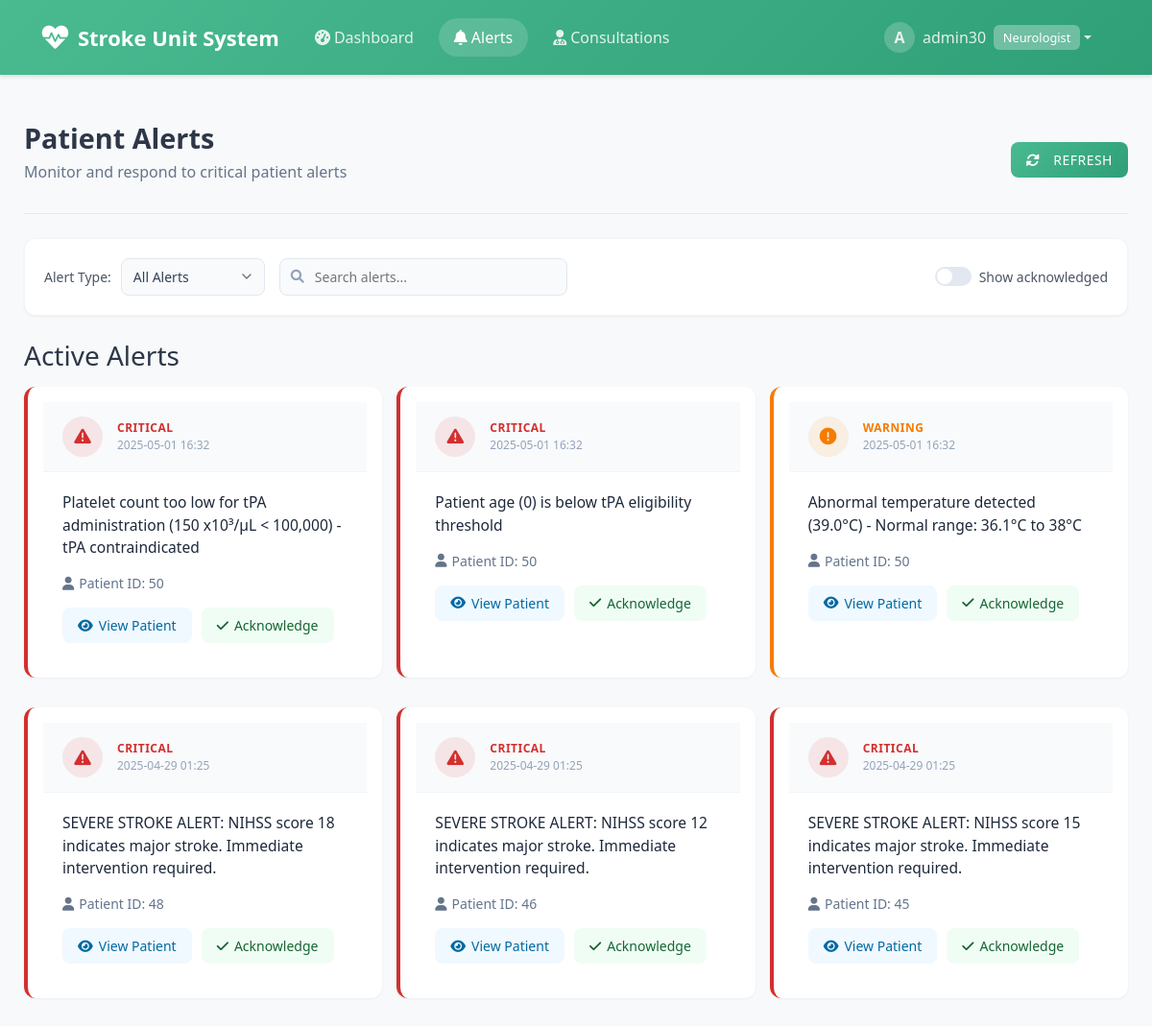
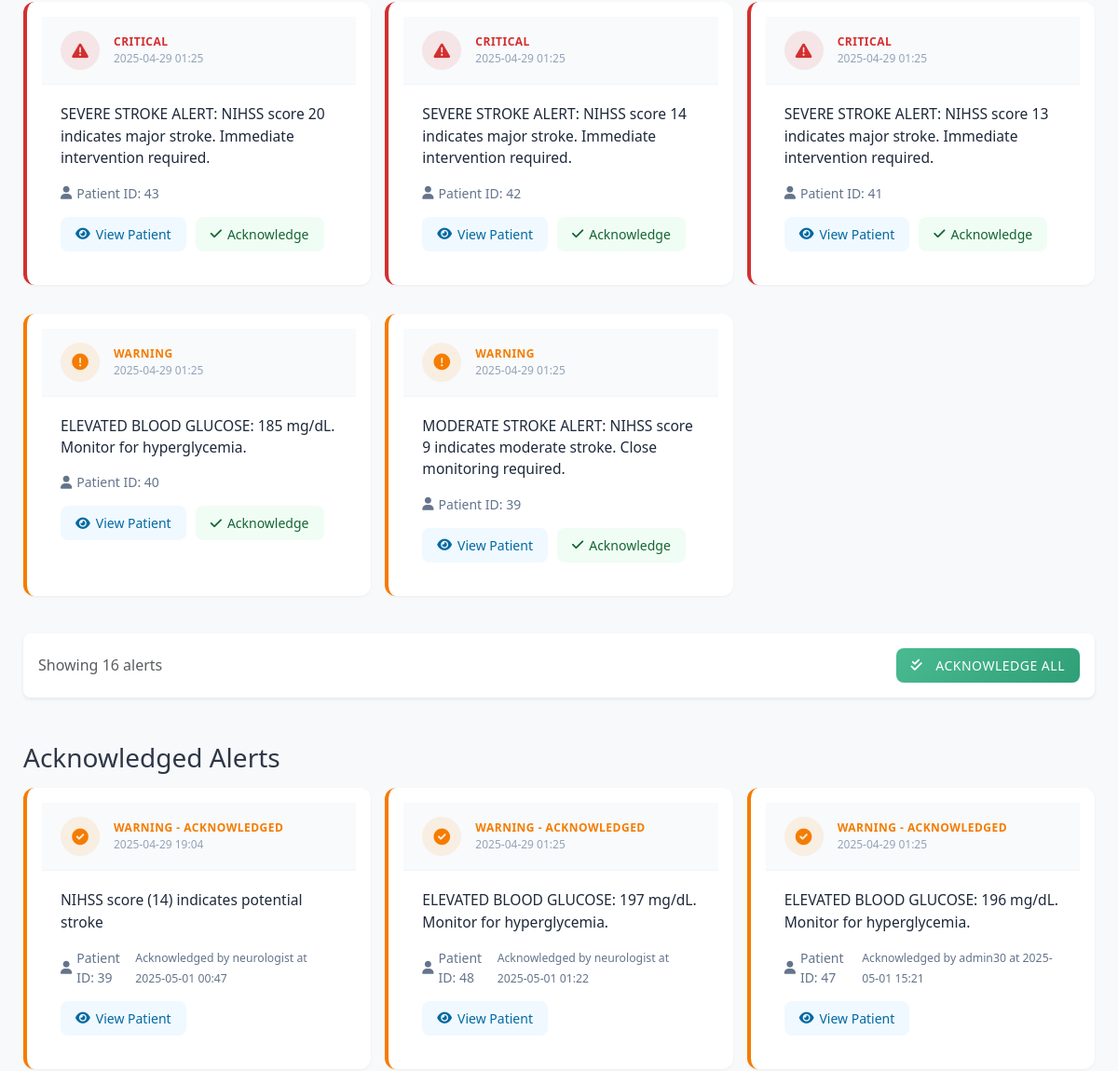
/alerts/ (signed in, upper part), run on an earlier commit of the app's database (2 pictures, top to bottom).
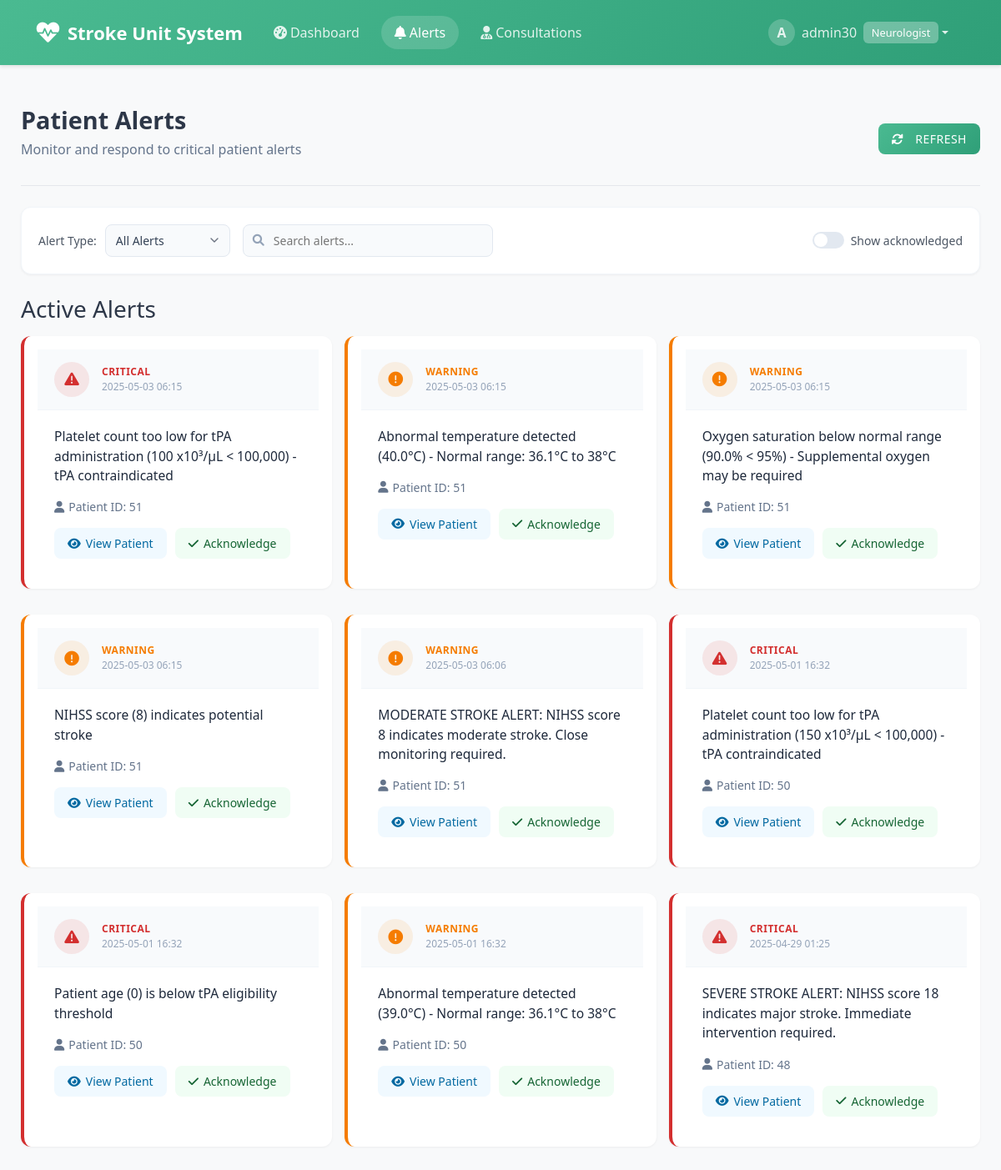
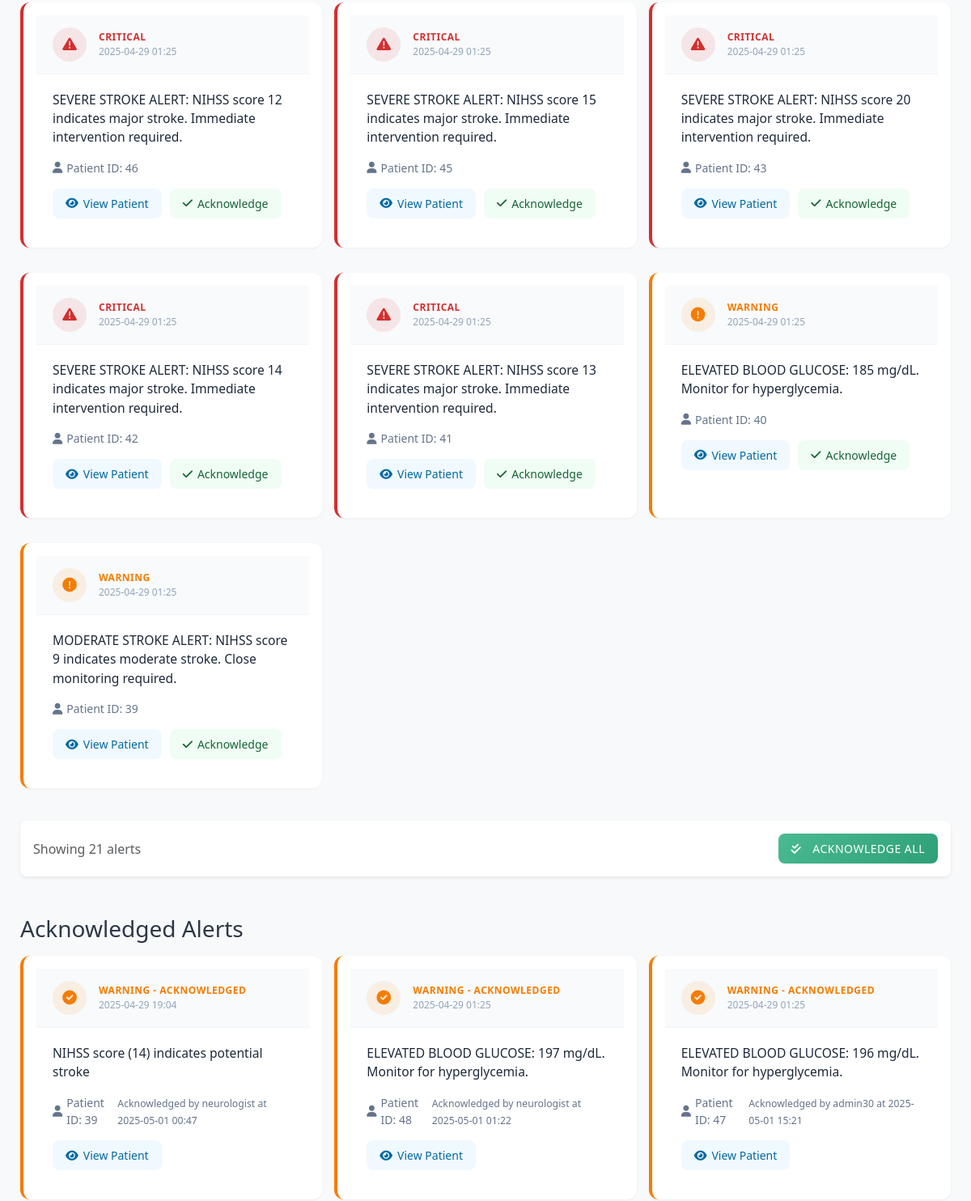
And on a later commit of the database (2 pictures, top to bottom).
### patientsystem/models.py (models this page shows, shortened)
class UserProfile(models.Model):
    user = models.OneToOneField(User, on_delete=models.CASCADE)
    role = models.CharField(max_length=20, choices=[
        ('technician', 'Technician'),
        ('neurologist', 'Neurologist')
    ], default='technician')

class Alert(models.Model):
    ALERT_TYPES = [
        ('critical', 'Critical'),
        ('warning', 'Warning'),
        ('info', 'Information'),
    ]
    type = models.CharField(max_length=20, choices=ALERT_TYPES)
    description = models.TextField()
    patient = models.ForeignKey(Patient, on_delete=models.CASCADE, related_name='alerts')
    timestamp = models.DateTimeField(auto_now_add=True)
    acknowledged = models.BooleanField(default=False)
    acknowledged_by = models.ForeignKey(User, on_delete=models.SET_NULL, null=True, blank=True, related_name='acknowledged_alerts')
    acknowledged_at = models.DateTimeField(null=True, blank=True)

class Patient(models.Model):
    GENDER_CHOICES = [
        ('M', 'Male'),
        ('F', 'Female'),
        ('O', 'Other'),
    ]
    hospital_id = models.CharField(max_length=10, unique=True, blank=True)
    first_name = models.CharField(max_length=100)
    last_name = models.CharField(max_length=100)
    date_of_birth = models.DateField()
    gender = models.CharField(max_length=1, choices=GENDER_CHOICES)
    chief_complaint = models.TextField(blank=True)
    address = models.TextField(blank=True)
    phone_number = models.CharField(max_length=20, blank=True)
    emergency_contact = models.CharField(max_length=100, blank=True)
    medical_history = models.TextField(blank=True)
    current_medications = models.TextField(blank=True)
    allergies = models.TextField(blank=True)
    vitals = models.OneToOneField(Vitals, on_delete=models.CASCADE)
    nihss_score = models.IntegerField(default=0)
    nihss_last_updated = models.DateTimeField(auto_now=True)
    created_at = models.DateTimeField(auto_now_add=True)
    updated_at = models.DateTimeField(auto_now=True)

### patientsystem/decorators.py (the view)
        def wrapped_view(request, *args, **kwargs):
            if not check_role(request.user):
                messages.error(request, f'Only {role}s can access this page.')
                return redirect('patientsystem:dashboard')
            return view_func(request, *args, **kwargs)

### patientsystem/views.py (called while the page is built)
@login_required
@neurologist_required
def alerts(request):
    try:
        alerts = Alert.objects.all().order_by('-timestamp')
        return render(request, 'patientsystem/alerts.html', {
            'alerts': alerts
        })
    except Exception as e:
        messages.error(request, f'Error accessing alerts: {str(e)}')
        return redirect('patientsystem:dashboard')

### templates/patientsystem/alerts.html (shortened to what this page needs)
{% extends 'base.html' %}
{% load static %}
{% block extra_css %}
<link rel="stylesheet" href="{% static 'css/alerts.css' %}">
{% endblock %}
{% block content %}
<div class="alerts-container">
    <div class="page-header">
        <div>
            <h2>Patient Alerts</h2>
            <p class="page-subtitle">Monitor and respond to critical patient alerts</p>
        </div>
        <div class="header-actions">
            <button class="btn btn-primary">
                <i class="fas fa-sync-alt me-2"></i>Refresh
            </button>
        </div>
    </div>
    <div class="alerts-filter-container">
        <div class="filters-section">
            <div class="filter-group">
                <label class="filter-label">Alert Type:</label>
                <select class="filter-select">
                    <option selected>All Alerts</option>
                </select>
            </div>
            <div class="search-container">
                <i class="fas fa-search search-icon"></i>
                <input type="text" class="search-input" placeholder="Search alerts...">
            </div>
            <div class="toggle-container">
                <label class="toggle-switch">
                    <span class="toggle-slider"></span>
                </label>
                <span class="toggle-label">Show acknowledged</span>
            </div>
        </div>
    </div>
    <h3 class="section-title mb-3">Active Alerts</h3>
    <div class="alerts-list">
        {% for alert in alerts %}
        {% if not alert.acknowledged %}
        <div class="alert-card {% if alert.type == 'critical' %}critical{% elif alert.type == 'warning' %}warning{% else %}info{% endif %}">
            <div class="alert-header">
                <div class="alert-icon">
                    <i class="fas fa-exclamation-{% if alert.type == 'critical' %}triangle{% elif alert.type == 'warning' %}circle{% else %}info{% endif %}"></i>
                </div>
                <div class="alert-title-container">
                    <div class="alert-type">{{ alert.get_type_display|upper }}</div>
                    <div class="alert-timestamp">{{ alert.timestamp|date:"Y-m-d H:i" }}</div>
                </div>
            </div>
            <div class="alert-content">
                <p class="alert-description">{{ alert.description }}</p>
                <div class="alert-meta">
                    <div class="patient-id">
                        <i class="fas fa-user"></i>
                        Patient ID: {{ alert.patient.id }}
                    </div>
                </div>
                <div class="alert-actions">
                    <div class="action-buttons">
                        <a href="{% url 'patientsystem:patient_detail' alert.patient.id %}" class="btn btn-view">
                            <i class="fas fa-eye"></i>View Patient
                        </a>
                        {% if not alert.acknowledged %}
                        <form method="post" action="{% url 'patientsystem:acknowledge_alert' alert.id %}" style="display: inline;">
                            <button type="submit" class="btn btn-acknowledge">
                                <i class="fas fa-check"></i>Acknowledge
                            </button>
                        </form>
                        {% endif %}
                    </div>
                </div>
            </div>
        </div>
        {% endif %}
        {% endfor %}
    </div>
    <div class="footer-actions mt-4 mb-5">
        <div class="d-flex justify-content-between align-items-center p-3 bg-white rounded-3 shadow-sm">
            <div>
                <span class="text-muted">Showing {{ alerts|length }} alerts</span>
            </div>
            <div>
                <button type="button" class="btn btn-primary">
                    <i class="fas fa-check-double me-2"></i>Acknowledge All
                </button>
            </div>
        </div>
    </div>
    <h3 class="section-title mb-3">Acknowledged Alerts</h3>
    <div class="alerts-list">
        {% for alert in alerts %}
        {% if alert.acknowledged %}
        <div class="alert-card {% if alert.type == 'critical' %}critical{% elif alert.type == 'warning' %}warning{% else %}info{% endif %} acknowledged">
            <div class="alert-header">
                <div class="alert-icon">
                    <i class="fas fa-check-circle"></i>
                </div>
                <div class="alert-title-container">
                    <div class="alert-type">{{ alert.get_type_display|upper }} - ACKNOWLEDGED</div>
                    <div class="alert-timestamp">{{ alert.timestamp|date:"Y-m-d H:i" }}</div>
                </div>
            </div>
            <div class="alert-content">
                <p class="alert-description">{{ alert.description }}</p>
                <div class="alert-meta">
                    <div class="patient-id">
                        <i class="fas fa-user"></i>
                        Patient ID: {{ alert.patient.id }}
                    </div>
                    <div class="ack-info">
                        <small>Acknowledged by {{ alert.acknowledged_by.username }} at {{ alert.acknowledged_at|date:"Y-m-d H:i" }}</small>
                    </div>
                </div>
                <div class="alert-actions">
                    <div class="action-buttons">
                        <a href="{% url 'patientsystem:patient_detail' alert.patient.id %}" class="btn btn-view">
                            <i class="fas fa-eye"></i>View Patient
                        </a>
                    </div>
                </div>
            </div>
        </div>
        {% endif %}
        {% endfor %}
    </div>
</div>
{% endblock %}

### templates/base.html (shortened to what this page needs)
{% load static %}
<!DOCTYPE html>
<html lang="en">
<head>
    <link href="https://cdn.jsdelivr.net/npm/bootstrap@5.3.0/dist/css/bootstrap.min.css" rel="stylesheet">
    <link href="https://cdnjs.cloudflare.com/ajax/libs/font-awesome/6.0.0/css/all.min.css" rel="stylesheet">
    <link href="{% static 'css/style.css' %}" rel="stylesheet">
    {% block extra_css %}{% endblock %}
</head>
<body class="d-flex flex-column min-vh-100">
    <nav class="navbar navbar-expand-lg navbar-dark sticky-top">
        <div class="container">
            <a class="navbar-brand d-flex align-items-center" href="{% url 'patientsystem:dashboard' %}">
                <i class="fas fa-heartbeat me-2 fa-lg pulse"></i>
                <span>Stroke Unit System</span>
            </a>
            <div class="collapse navbar-collapse" id="navbarNav">
                <ul class="navbar-nav me-auto">
                    {% if user.is_authenticated %}
                    <li class="nav-item">
                        <a class="nav-link rounded-pill px-3 {% if request.resolver_match.url_name == 'dashboard' %}active{% endif %}" href="{% url 'patientsystem:dashboard' %}">
                            <i class="fas fa-tachometer-alt me-1"></i>Dashboard
                        </a>
                    </li>
                    <li class="nav-item">
                        <a class="nav-link rounded-pill px-3 {% if request.resolver_match.url_name == 'alerts' %}active{% endif %}" href="{% url 'patientsystem:alerts' %}">
                            <i class="fas fa-bell me-1"></i>Alerts
                        </a>
                    </li>
                    {% if user.userprofile.role == 'neurologist' %}
                    <li class="nav-item">
                        <a class="nav-link rounded-pill px-3 {% if request.resolver_match.url_name == 'consultations' %}active{% endif %}" href="{% url 'patientsystem:consultations' %}">
                            <i class="fas fa-user-md me-1"></i>Consultations
                        </a>
                    </li>
                    {% endif %}
                    {% endif %}
                </ul>
                <ul class="navbar-nav">
                    {% if user.is_authenticated %}
                    <li class="nav-item dropdown">
                        <a class="nav-link dropdown-toggle rounded-pill px-3 d-flex align-items-center" href="#" id="navbarDropdown" role="button" data-bs-toggle="dropdown">
                            <div class="avatar-circle me-2">{{ user.username.0|upper }}</div>
                            <span>{{ user.username }}</span>
                            <span class="badge ms-2 role-badge">{{ user.userprofile.get_role_display }}</span>
                        </a>
                    </li>
                    {% endif %}
                </ul>
            </div>
        </div>
    </nav>
    <main class="flex-grow-1 py-4">
        {% block content %}{% endblock %}
    </main>
</body>
</html>

### static/css/style.css (style rules this page uses)
* { margin: 0; padding: 0; box-sizing: border-box; }
:root { --primary-color: #4aba91; --primary-dark: #2f9f78; --primary-light: #e6f7f2; --secondary-color: #6c757d; --success-color: #2f9f78; --danger-color: #dc3545; --warning-color: #ffc107; --info-color: #4aba91; --light-color: #f8f9fa; --dark-color: #212529; --border-radius: 12px; --box-shadow: 0 4px 20px rgba(0, 0, 0, 0.08); }
body { font-family: 'Poppins', sans-serif; background-color: #f5f7fb; color: #2d3748; min-height: 100vh; }
.navbar { background: linear-gradient(135deg, #4aba91 0%, #2f9f78 100%) !important; box-shadow: 0 2px 10px rgba(0, 0, 0, 0.1); padding: 15px 0; }
.navbar-brand { font-weight: 600; font-size: 22px; color: white !important; }
.navbar-dark .navbar-nav .nav-link { color: rgba(255, 255, 255, 0.85); font-weight: 500; transition: all 0.3s ease; margin: 0 5px; }
.navbar-dark .navbar-nav .nav-link:hover, .navbar-dark .navbar-nav .nav-link.active { color: white; background-color: rgba(255, 255, 255, 0.15); }
.avatar-circle { width: 32px; height: 32px; background-color: rgba(255, 255, 255, 0.2); border-radius: 50%; display: flex; align-items: center; justify-content: center; font-weight: 600; }
.role-badge { background-color: rgba(255, 255, 255, 0.3); color: white; font-size: 0.8em; padding: 4px 8px; border-radius: 20px; }
.pulse { animation: pulse-animation 2s infinite; }
.btn-primary { background: linear-gradient(135deg, #4aba91 0%, #2f9f78 100%); border: none; border-radius: 10px; padding: 0.75rem 1.5rem; font-weight: 500; text-transform: uppercase; letter-spacing: 0.5px; transition: all 0.3s ease; }
body { background-color: #f8f9fa; font-family: 'Segoe UI', Tahoma, Geneva, Verdana, sans-serif; }
.navbar { box-shadow: 0 2px 4px rgba(0,0,0,.1); }
.navbar-brand { font-weight: 600; }
.alert-card { background-color: white; border-radius: 8px; padding: 1rem; margin-bottom: 1rem; }
.btn { border-radius: 8px; padding: 0.5rem 1rem; font-weight: 500; transition: all 0.2s; }
.btn-primary { background-color: var(--primary-color); border: none; }
.badge { padding: 0.5em 0.75em; border-radius: 6px; font-weight: 500; }
.alerts-container { border-radius: 0 0 var(--border-radius) var(--border-radius); overflow: hidden; }
.alert-meta { color: #6c757d; font-size: 0.8rem; }
.alert-meta i { font-size: 0.75rem; }

What changed in the data, as far as the page shows it:
added Alert: type "CRITICAL", timestamp "2025-05-03 06:15", description "Platelet count too low for tPA administration (100 x10³/μL < 100,000) - tPA contraindicated", patient.id "51", acknowledged False (drawn), shown under "Active Alerts"
added Alert: type "WARNING", timestamp "2025-05-03 06:15", description "Abnormal temperature detected (40.0°C) - Normal range: 36.1°C to 38°C", patient.id "51", acknowledged False (drawn), shown under "Active Alerts"
added Alert: type "WARNING", timestamp "2025-05-03 06:15", description "Oxygen saturation below normal range (90.0% < 95%) - Supplemental oxygen may be required", patient.id "51", acknowledged False (drawn), shown under "Active Alerts"
added Alert: type "WARNING", timestamp "2025-05-03 06:15", description "NIHSS score (8) indicates potential stroke", patient.id "51", acknowledged False (drawn), shown under "Active Alerts"
added Alert: type "WARNING", timestamp "2025-05-03 06:06", description "MODERATE STROKE ALERT: NIHSS score 8 indicates moderate stroke. Close monitoring required.", patient.id "51", acknowledged False (drawn), shown under "Active Alerts"
Also different on the page:
{{ alerts|length }}: "16" → "21"
